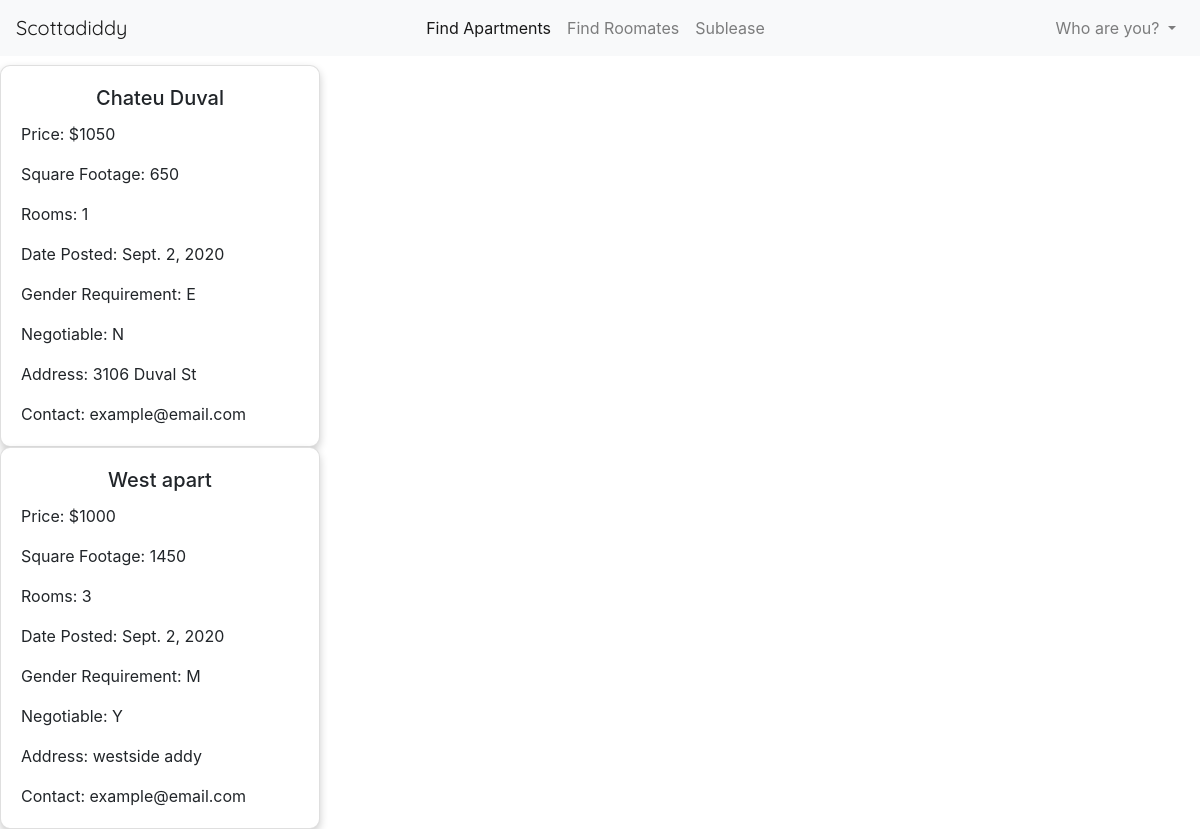
Page /sublease/ on the committed database.
### subl/models.py (models this page shows, shortened)
class Sublease(models.Model):
    aptname = models.TextField()
    description = models.TextField(max_length=500)
    address = models.CharField(max_length=30)
    price = models.IntegerField()
    rooms = models.IntegerField()
    sqft = models.IntegerField()
    contact = models.CharField(max_length=100)
    dateposted = models.DateField()
    GENDER = (
                 ('M', 'Males'),
                 ('F', 'Females'),
                 ('E', 'Any')
    )
    opento = models.CharField( max_length=1, choices = GENDER)
    NEG = (
        ('Y', 'Negotiable'),
        ('N', 'Non-Negotiable')
    )
    negotiable = models.CharField(max_length=1, choices=NEG)
    AREAS = (
        ('W', 'West Campus'),
        ('N', 'North Campus'),
        ('R', 'Riverside'),
        ('O', 'Other')
    )
    area = models.CharField(max_length=1, choices=AREAS)

### subl/views.py (the view)
# urls.py: path('', views.search, name='search'),
def search(request):
    sublease_list = Sublease.objects.all()
    context = {'sublease_list': sublease_list
               }
    return render(request, 'subl/search.html', context)

### subl/templates/subl/search.html (shortened to what this page needs)
{% extends 'base.html' %}<!DOCTYPE html>
{% block content %}
{% for sublease in sublease_list %}
<div class="card" style="width:20rem;">
    <div class="card-body text-center">
        <h5 class="card-title">{{ sublease.aptname }}</h5>
        <p class="card-text text-left">Price: ${{ sublease.price }}</p>
        <p class="card-text text-left">Square Footage: {{ sublease.sqft }}</p>
        <p class="card-text text-left">Rooms: {{ sublease.rooms }}</p>
        <p class="card-text text-left">Date Posted: {{ sublease.dateposted }}</p>
        <p class="card-text text-left">Gender Requirement: {{ sublease.opento }}</p>
        <p class="card-text text-left">Negotiable: {{ sublease.negotiable }}</p>
        <p class="card-text text-left">Address: {{ sublease.address }}</p>
        <p class="card-text text-left">Contact: {{ sublease.contact }}</p>
            </div>
        </div>
            {% endfor %}
</body>
{% endblock %}

### static/css/style.css (style rules this page uses)
body { padding-top: 65px; }
.card { box-shadow: 0 4px 8px 0 rgba(0,0,0,0.2); transition: 0.3s; border-radius: 10px; }

### rows in the picture
Sublease: aptname "Chateu Duval", price "1050", sqft "650", rooms "1", dateposted "Sept. 2, 2020", opento "E", negotiable "N", address "3106 Duval St", contact "example@email.com"
Sublease: aptname "West apart", price "1000", sqft "1450", rooms "3", dateposted "Sept. 2, 2020", opento "M", negotiable "Y", address "westside addy", contact "example@email.com"
